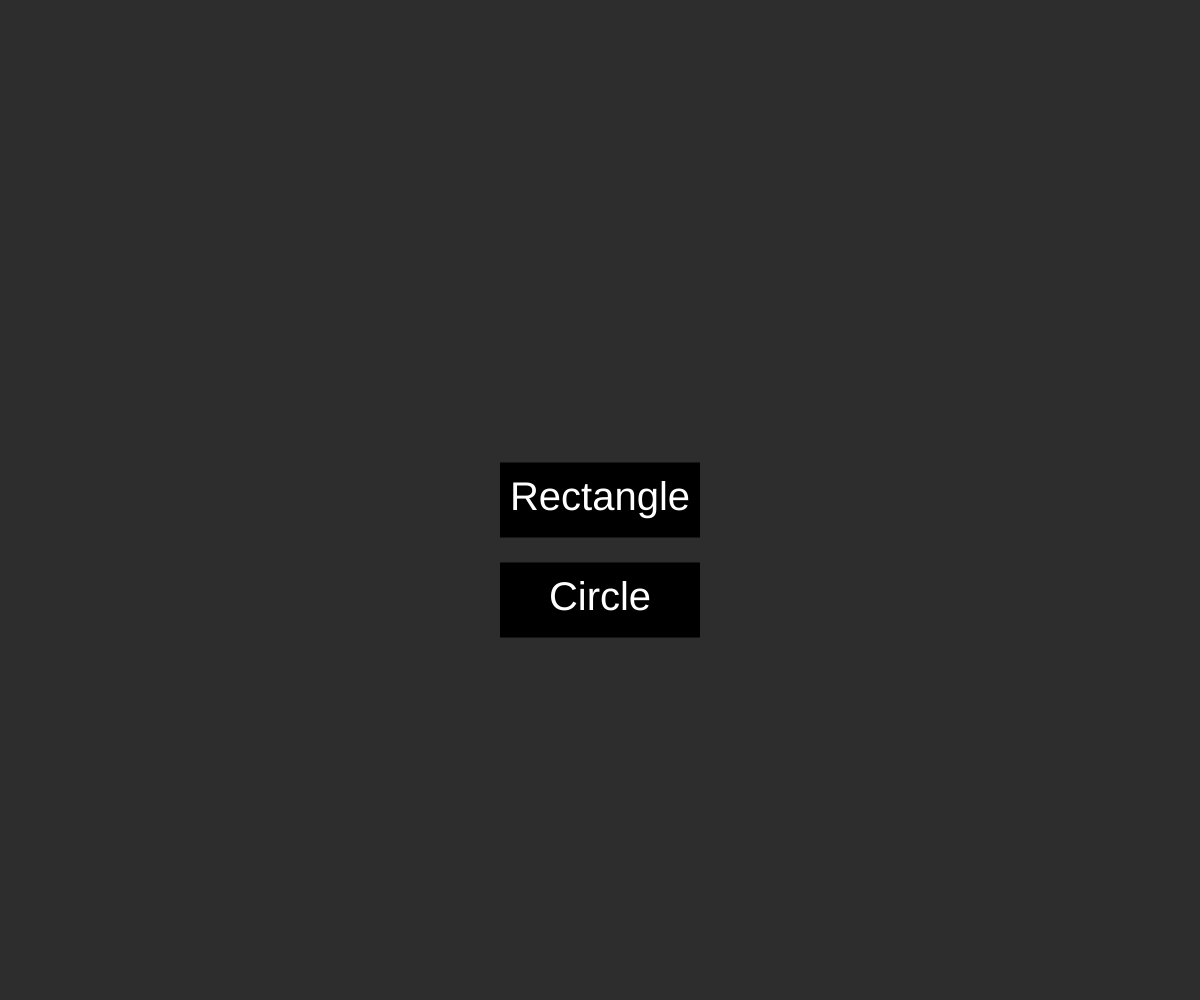
Frame 1 (no input)
Frame 60 (no input): identical to frame 1, image omitted
Frame 120 (the mouse pressed at the canvas centre since frame 60): identical to frame 1, image omitted

The p5.js sketch that drew this single still picture (run headless with seeded random() and noise() and a simulated clock; from frame 60 on, the mouse is pressed at the canvas centre):

// p5.js sketch
// ── sketch.js
// Project Title
// Your Name
// Date
//
// Extra for Experts:
// - describe what you did to take this project "above and beyond"
let x;
let y;
let radius = 100;
let rectsize = 100; 
let state = "menu";
let dx;
let yx;

function preload(){
  
}

function setup() {
  createCanvas(windowWidth, windowHeight);
  dx = random(-15,15);
  yx = random(-15,15);
  x = width/2;
  y = height/2;
}

function draw() {
  background(0);
  fill(255)
  noStroke()
  if (state === "menu"){
    menu();
    menuButtonClicked();
  }
  if (state === "circle")
    displayCircle()
    moveShape()
  if (state === "rectangle")
    displayRect()
    moveShape()
}

function windowResized(){
  setup()
}

function moveShape(){
  x += dx;
  y += yx;
}

function displayCircle(){
  circle(x,y, radius)
  if (x > width - radius/2|| x < 0 + radius/2){
    dx*= -1;
  }
  if (y > height - radius/2|| y < 0 + radius/2){
    yx*= -1;
  }
}
function menu(){
  background(45);
  //show rectangle button
  rectMode(CENTER);
  textAlign(CENTER);
  textSize(40)
  fill(0);
  rect(width/2, height/2, 200, 75)
  fill(255);
  text("Rectangle", width/2, height/2 +10)

  //show circle button
  fill(0)
  rect(width/2, height/2 + 100, 200, 75)
  fill(255);
  text("Circle", width/2, height/2+ 110)

}

function menuButtonClicked(){
  if (mouseIsPressed){
    if (mouseX> width/2 - 200 && mouseX < width/2 + 200 &&
      mouseY > height/2 -175 && mouseY < height/2 + 25)
        state === "rectangle"
      //circle button
    if (mouseX> width/2 - 200 && mouseX < width/2 + 200 &&
      mouseY > height/2 -75 && mouseY < height/2 + 75)
        state === "circle"
  }
}

function displayRect(){
    rect(x, y, rectsize, rectsize);
    if (x > width - rectsize|| x < 0 + rectsize/2){
      dx*= -1;
    }
    if (y > height - rectsize|| y < 0){
      yx*= -1;
    }
  }
